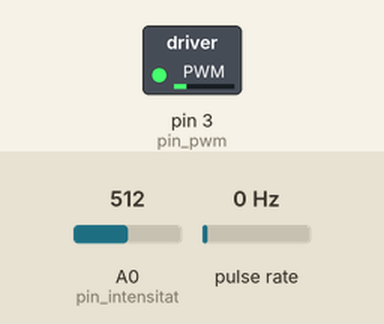
Simulated run of this sketch. Board: Arduino Uno, built with avr-gcc and run on an emulated ATmega328P. Shown: switched loads named in the sketch (green lamp = pin HIGH). Wiring (inferred from the names in the program): pulse sensor: data pin 2. Inputs (shaded band) come from the test bench; at power-on: pulse rate 0 Hz, A0 (pin_intensitat) = 512. What the sketch prints to the serial monitor is not drawn.

Above: at 1.2 s.
1.3 s: pulse rate (sensor on pin 2) set to 100 Hz
4.3 s: pulse rate (sensor on pin 2) set to 4 Hz
7.3 s: pulse rate (sensor on pin 2) set to 182 Hz
Timing chart, 0 to 16.3 s (numbered marks = the images above; inputs shaded):
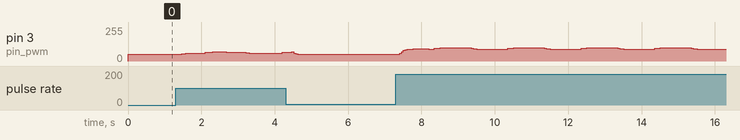

The sketch:

motordc_dos_estats_observador.ino
```cpp
// CONFIGURACIO PINS ENTRADA I SORTIDA
int pin_intensitat = A0;
int pin_encoder = 2;
int pin_pwm = 3;

// INICIALITZACIO ESTATS
int sortida_arduino;
float x1 = 0.0; float x2 = 0.0;
float u = 0.0; float u_pwm = 0.0;
float y = 0.0;

// MATRIUS DE L'ESPAI D'ESTATS

float Nu = 1.05720;
float Nx[2] = {1.0, -2.6747};
float Kd[2] = {-1.2702, -0.1387}; //{2.0001, 0.1268};//{0.7647, 0.0671};//
float L[2] = {-0.2995, 3.025}; //{0.9, -5.7195}; //{0.7493, -5.5762};//
float Gamma[2] = {0.1913, 2.8926};
float Phi[4] = {0.90840, 0.0414, -5.7195, 0.0051};

// VARIABLES AUXILIARS
float r = 0.0;
float u_eq = 0.0;
float x_eq1 = 0.0; float x_eq2 = 0.0;
float x_h1 = 0.0; float x_h2 = 0.0;
float e_c1 = 0.0; float e_c2 = 0.0;
float y_h = 0.0; // estat predit
float x_h[2] = {0.0, 0.0}; //estats de l'observador
float x_h_s[2] = {0.0, 0.0};
float eo = 0.0;

float t = 0.0;
long m1, m2; /*Store time in interrupts*/
long t_tot=0; /*Mean value of interrupts*/
long up_times[3]={9999999, 9999999, 9999999};

float speed_d; /*Reference of speed*/
float speed_r; /*Real speed of the motor*/
int index=0; /*Index for interrupts timing*/
unsigned long  t_consigna=0; /*Counter of reference*/
long t_min = 0;
int pwm = 40; /*Initial value of PWM*/
float pol[5] = {3.11797305e-06, -1.29306215e-03,  1.99152156e-01, -1.27542524e+01, 3.39990601e+02}; /*Polinomi grau 4 */
float lectura_i = 0.0;
float intensitat = 0.0;

// FUNCIONS AUXILIARS
void int0()
{
  m1=micros();
  up_times[index]=m1-m2;
  index=(index+1)%3;
  m2=m1;
}

float rpm_to_pwm(float rpm)
{
  float pwm;
  pwm = pol[0]*pow(rpm, 4) + pol[1]*pow(rpm, 3) + pol[2]*pow(rpm, 2) + pol[3]*rpm + pol[4];
  if (pwm > 255){pwm = 255;}
  if (pwm < 0){pwm = 0;}
  return pwm;
}

void setup() {
  pinMode(pin_encoder, INPUT);
  digitalWrite(pin_encoder, HIGH);
  attachInterrupt(digitalPinToInterrupt(pin_encoder), int0, RISING);
  //Initialize serial and wait for port to open:
  Serial.begin(115200);
  while (!Serial) {
  ; // wait for serial port to connect. Needed for native USB
  }
  pinMode(pin_intensitat, INPUT);//inputs
}


// LOOP
void loop() {
  // ------------------------------- 1. DEFINIR REFERENCIA
if ((micros() - t_consigna) > 1E6){
    // Set speed reference value
    if (r == 100.0) r = 130.0; else r = 100.0;
    // Update
    t_consigna = micros();
 }

  // ------------------------------- 2. CAPTURA I CONVERSIO
  // Estat 1 -> Velocitat encoder
  t_min = up_times[0] + up_times[1] + up_times[2];
  y = 60E6/t_min/30;

  // ------------------------------- 3. CALCUL CONTROL
  u_eq = r*Nu;

  x_eq1 = r*Nx[0];
  x_eq2 = r*Nx[1];

  e_c1 = x_eq1 - x_h[0];
  e_c2 = x_eq2 - x_h[1];

  u = u_eq + (Kd[0]*e_c1 + Kd[1]*e_c2); /*RPM*/

  // Saturació observador estat 1
  if(u > 180.0){u = 180.0;}
  if(u < 60.0){u = 60.0;}

  // ------------------------------- 4. PREDICCIO ESTAT K+1
  y_h = x_h[0];

  eo = y - y_h; // Comparacio y_mesurada amb y_estimada per l'observador

  // Calcul x_h instant k+1
  x_h[0] = L[0]*eo + Gamma[0]*u + Phi[0]*x_h[0] + Phi[1]*x_h[1];
  x_h[1] = L[1]*eo + Gamma[1]*u + Phi[2]*x_h[0] + Phi[3]*x_h[1];

  // ------------------------------- 5. RESULTATS
  lectura_i = analogRead(pin_intensitat);
  intensitat = lectura_i*(20.0/1023.0);

  u_pwm = rpm_to_pwm(u);
  analogWrite(pin_pwm, u_pwm);

  Serial.print(y);
  Serial.print(" , ");
  Serial.print(u);
  Serial.print(" ; ");
  //Serial.print(u_pwm);
  //Serial.print(" ; ");
  Serial.println(r);


  // ------------------------------- 6. PAUSA
  delay(50);
}
```
